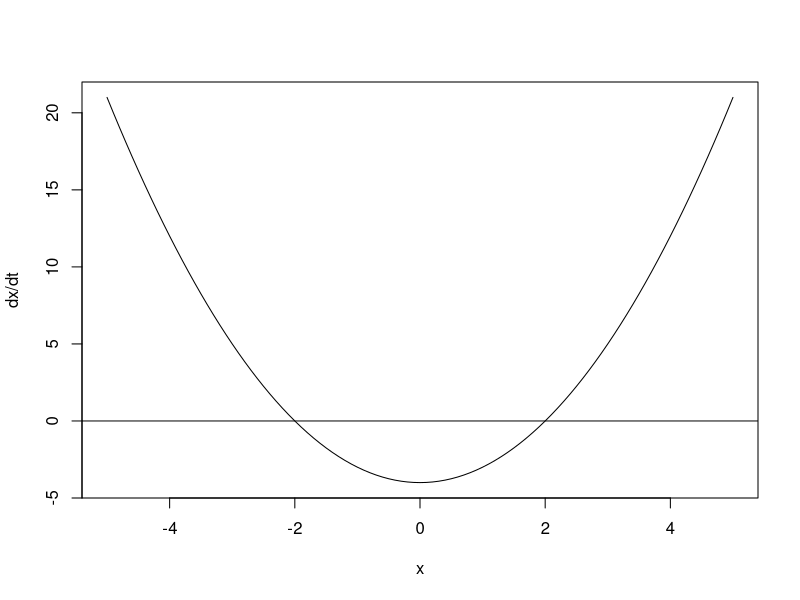
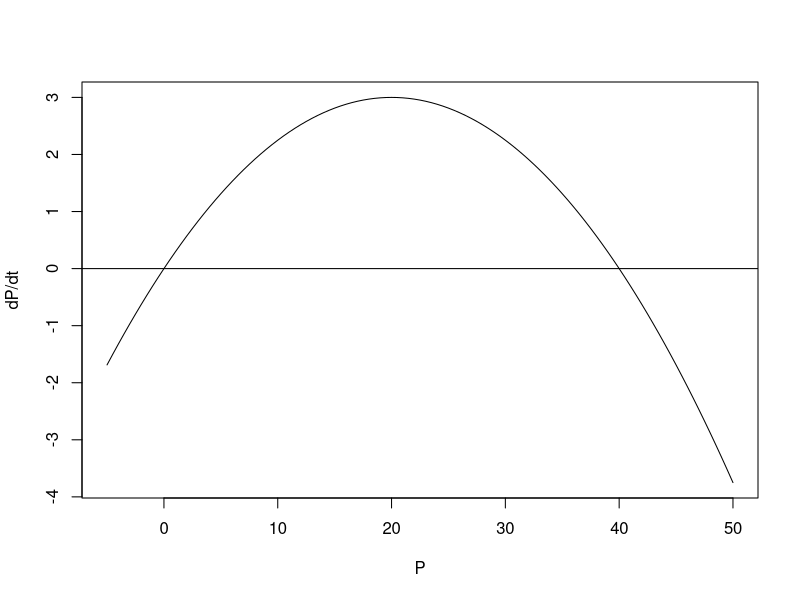
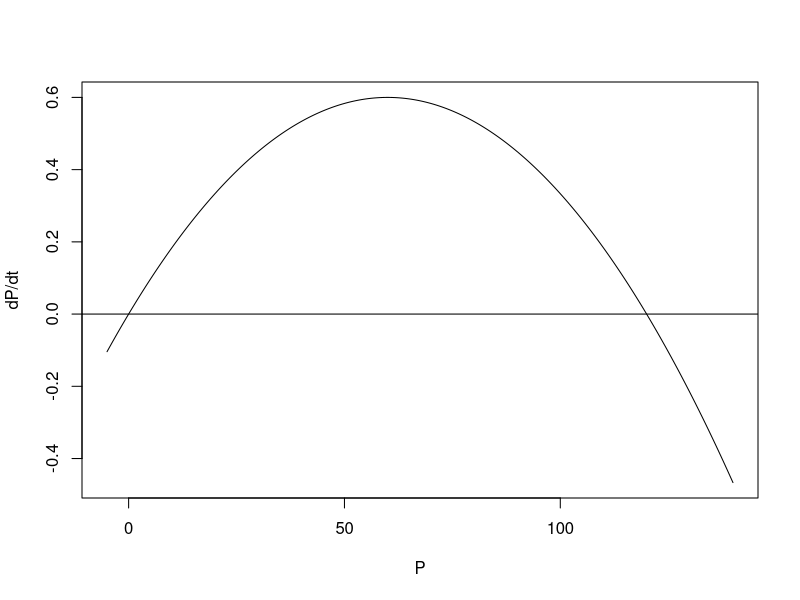
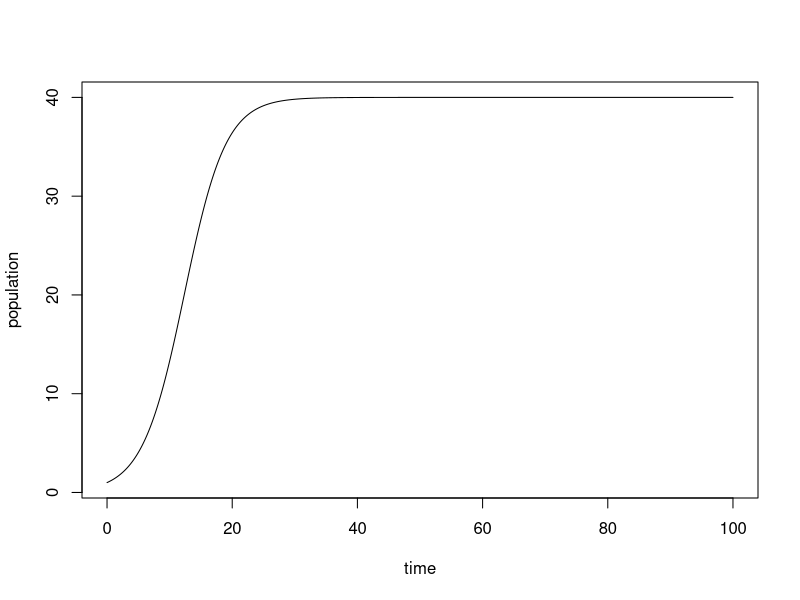
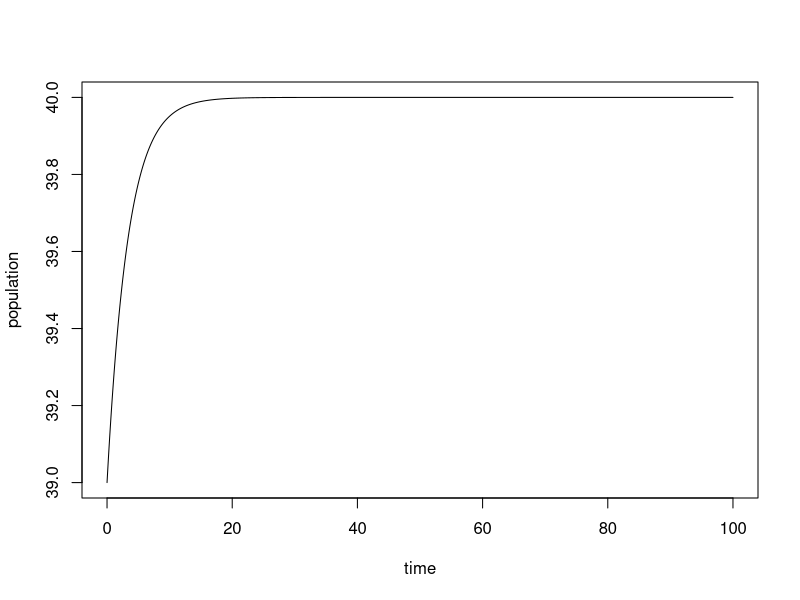
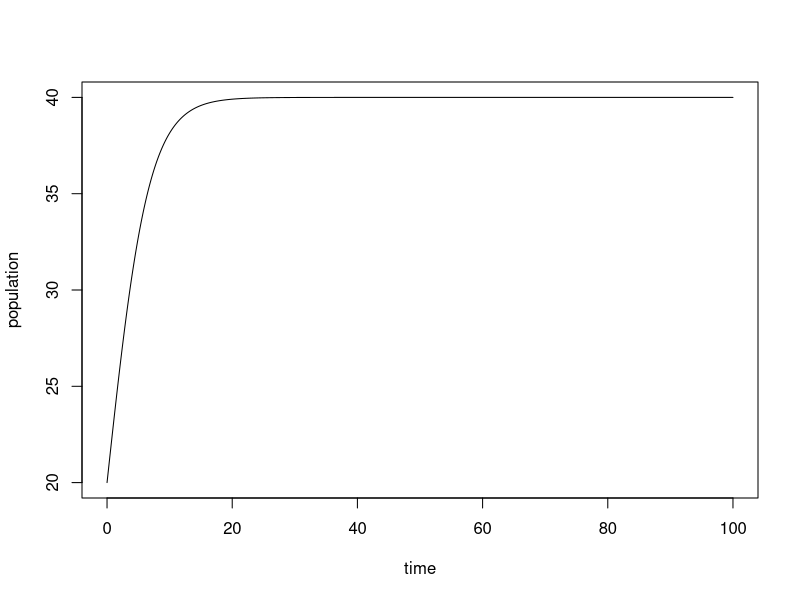
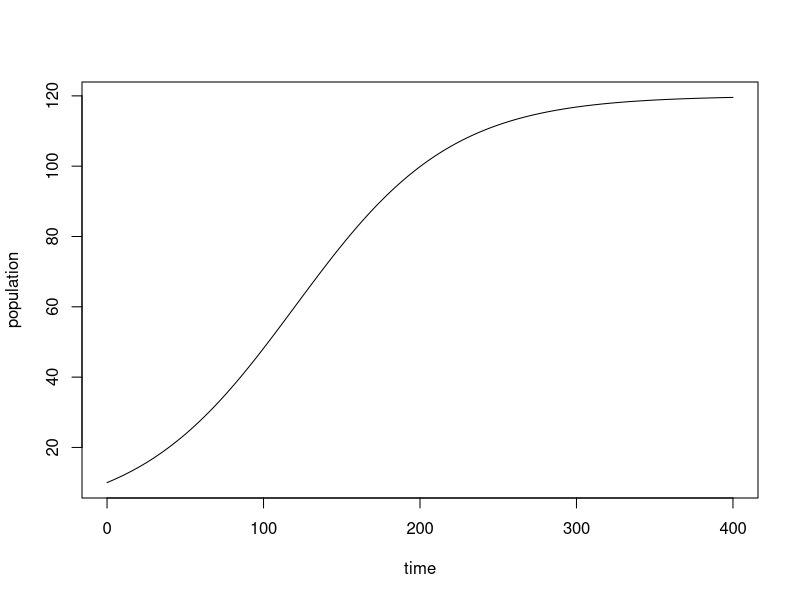
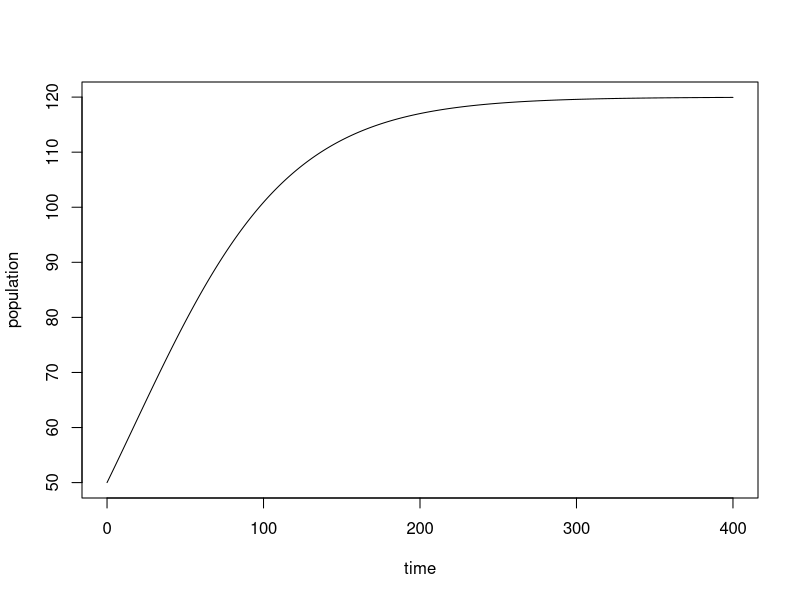

Source code (R) for these figures, in order:
## ---- chunk 1
# Define the function:
DefFunk <- function (x,a,b){
  ans <- a*x^2-b
  return(ans)
}  
a <- 1
b <- 4
x<-seq(-5,5,0.1) # define the array of values of x
y<-DefFunk(x,a,b) # calculate the values of y using a function
plot(x,y,t="l",xlab="x", ylab="dx/dt") # plot the function
abline(0,0) # draw a line for y=0
## ---- chunk 2
pop.fun <- function(r,x,k){
  ans <- r*x*(1-x/k)
  return(ans)
}
r <- 0.3
K <- 40
x <- seq(-5, 50, 0.5) 
y <- pop.fun(r,x,K)
plot(x,y,t="l",xlab="P", ylab="dP/dt")
abline(0,0)
## ---- chunk 3
r <- 0.02
K <- 120
x <- seq(-5, 140, 0.5) 
y <- pop.fun(r,x,K)
plot(x,y,t="l",xlab="P", ylab="dP/dt")
abline(0,0)
## ---- chunk 4
r <- 0.3
K <- 40
dt <- 0.1
Tmax <- 100
Nstep <- Tmax/dt
t <- dt*(0:Nstep)
x <- rep(0, Nstep+1)
x[1] <- 1
for (i in 1:Nstep){
  x[i+1] <- x[i] + dt*pop.fun(r,x[i],K)
}
plot(t,x, type="l", ylab="population", xlab="time")

x <- rep(0, Nstep+1)
x[1] <- 39
for (i in 1:Nstep){
  x[i+1] <- x[i] + dt*pop.fun(r,x[i],K)
}
plot(t,x, type="l", ylab="population", xlab="time")

x <- rep(0, Nstep+1)
x[1] <- 20
for (i in 1:Nstep){
  x[i+1] <- x[i] + dt*pop.fun(r,x[i],K)
}
plot(t,x, type="l", ylab="population", xlab="time")
## ---- chunk 5
r <- 0.02
K <- 120
dt <- 0.1
Tmax <- 400
Nstep <- Tmax/dt
t <- dt*(0:Nstep)
x <- rep(0, Nstep+1)
x[1] <- 10
for (i in 1:Nstep){
  x[i+1] <- x[i] + dt*pop.fun(r,x[i],K)
}
plot(t,x, type="l", ylab="population", xlab="time")

x <- rep(0, Nstep+1)
x[1] <- 50
for (i in 1:Nstep){
  x[i+1] <- x[i] + dt*pop.fun(r,x[i],K)
}
plot(t,x, type="l", ylab="population", xlab="time")

x <- rep(0, Nstep+1)
x[1] <- 150
for (i in 1:Nstep){
  x[i+1] <- x[i] + dt*pop.fun(r,x[i],K)
}
plot(t,x, type="l", ylab="population", xlab="time")
## ---- chunk 6
r <- 0.3
K <- 40
dt <- 0.5
Tmax <- 100
Nstep <- Tmax/dt
t <- dt*(0:Nstep)
x <- rep(0, Nstep+1)
x[1] <- 1
for (i in 1:Nstep){
  x[i+1] <- x[i] + dt*pop.fun(r,x[i],K)
}
plot(t,x, type="l", ylab="population", xlab="time")

dt <- 1
Tmax <- 100
Nstep <- Tmax/dt
t <- dt*(0:Nstep)
x <- rep(0, Nstep+1)
x[1] <- 1
for (i in 1:Nstep){
  x[i+1] <- x[i] + dt*pop.fun(r,x[i],K)
}
plot(t,x, type="l", ylab="population", xlab="time")

dt <- 2
Tmax <- 100
Nstep <- Tmax/dt
t <- dt*(0:Nstep)
x <- rep(0, Nstep+1)
x[1] <- 1
for (i in 1:Nstep){
  x[i+1] <- x[i] + dt*pop.fun(r,x[i],K)
}
plot(t,x, type="l", ylab="population", xlab="time")

dt <- 3
Tmax <- 100
Nstep <- Tmax/dt
t <- dt*(0:Nstep)
x <- rep(0, Nstep+1)
x[1] <- 1
for (i in 1:Nstep){
  x[i+1] <- x[i] + dt*pop.fun(r,x[i],K)
}
plot(t,x, type="l", ylab="population", xlab="time")

dt <- 4
Tmax <- 100
Nstep <- Tmax/dt
t <- dt*(0:Nstep)
x <- rep(0, Nstep+1)
x[1] <- 1
for (i in 1:Nstep){
  x[i+1] <- x[i] + dt*pop.fun(r,x[i],K)
}
plot(t,x, type="l", ylab="population", xlab="time")

dt <- 5
Tmax <- 100
Nstep <- Tmax/dt
t <- dt*(0:Nstep)
x <- rep(0, Nstep+1)
x[1] <- 1
for (i in 1:Nstep){
  x[i+1] <- x[i] + dt*pop.fun(r,x[i],K)
}
plot(t,x, type="l", ylab="population", xlab="time")

dt <- 6
Tmax <- 100
Nstep <- Tmax/dt
t <- dt*(0:Nstep)
x <- rep(0, Nstep+1)
x[1] <- 1
for (i in 1:Nstep){
  x[i+1] <- x[i] + dt*pop.fun(r,x[i],K)
}
plot(t,x, type="l", ylab="population", xlab="time")

dt <- 7
Tmax <- 100
Nstep <- Tmax/dt
t <- dt*(0:Nstep)
x <- rep(0, Nstep+1)
x[1] <- 1
for (i in 1:Nstep){
  x[i+1] <- x[i] + dt*pop.fun(r,x[i],K)
}
plot(t,x, type="l", ylab="population", xlab="time")

dt <- 8
Tmax <- 100
Nstep <- Tmax/dt
t <- dt*(0:Nstep)
x <- rep(0, Nstep+1)
x[1] <- 1
for (i in 1:Nstep){
  x[i+1] <- x[i] + dt*pop.fun(r,x[i],K)
}
plot(t,x, type="l", ylab="population", xlab="time")

dt <- 9
Tmax <- 100
Nstep <- Tmax/dt
t <- dt*(0:Nstep)
x <- rep(0, Nstep+1)
x[1] <- 1
for (i in 1:Nstep){
  x[i+1] <- x[i] + dt*pop.fun(r,x[i],K)
}
plot(t,x, type="l", ylab="population", xlab="time")

dt <- 10
Tmax <- 100
Nstep <- Tmax/dt
t <- dt*(0:Nstep)
x <- rep(0, Nstep+1)
x[1] <- 1
for (i in 1:Nstep){
  x[i+1] <- x[i] + dt*pop.fun(r,x[i],K)
}
plot(t,x, type="l", ylab="population", xlab="time")

dt <- 11
Tmax <- 100
Nstep <- Tmax/dt
t <- dt*(0:Nstep)
x <- rep(0, Nstep+1)
x[1] <- 1
for (i in 1:Nstep){
  x[i+1] <- x[i] + dt*pop.fun(r,x[i],K)
}
plot(t,x, type="l", ylab="population", xlab="time")

## ---- chunk 7
epid.fun <- function(x,b,g){
  ans <- b*x*(1-x) - g*x
  return(ans)
}
b <- 0.1
g <- 0.03
x <- seq(0,1,0.01)
y <- epid.fun(x,b,g)
plot(x,y, type="l", ylab="dI/dt", xlab="I")
abline(0,0)
## ---- chunk 8
b <- 0.1
g <- 0.5
x <- seq(0,1,0.01)
y <- epid.fun(x,b,g)
plot(x,y, type="l", ylab="dI/dt", xlab="I")
abline(0,0)
## ---- chunk 9
b <- 0.1
g <- 0.03
dt <- 0.1
Tmax <- 200
Nstep <- Tmax/dt
t <- dt*(0:Nstep)
x <- rep(0, Nstep+1)
x[1] <- 0.01
for (i in 1:Nstep){
  x[i+1] <- x[i] + dt*epid.fun(x[i],b,g)
}
plot(t,x, type="l", ylab="population", xlab="time")

x <- rep(0, Nstep+1)
x[1] <- 0.8
for (i in 1:Nstep){
  x[i+1] <- x[i] + dt*epid.fun(x[i],b,g)
}
plot(t,x, type="l", ylab="population", xlab="time")

x <- rep(0, Nstep+1)
x[1] <- 0.5
for (i in 1:Nstep){
  x[i+1] <- x[i] + dt*epid.fun(x[i],b,g)
}
plot(t,x, type="l", ylab="population", xlab="time")
## ---- chunk 10
b <- 0.1
g <- 0.5
dt <- 0.1
Tmax <- 200
Nstep <- Tmax/dt
t <- dt*(0:Nstep)
x <- rep(0, Nstep+1)
x[1] <- 0.01
for (i in 1:Nstep){
  x[i+1] <- x[i] + dt*epid.fun(x[i],b,g)
}
plot(t,x, type="l", ylab="population", xlab="time")

x <- rep(0, Nstep+1)
x[1] <- 0.8
for (i in 1:Nstep){
  x[i+1] <- x[i] + dt*epid.fun(x[i],b,g)
}
plot(t,x, type="l", ylab="population", xlab="time")

x <- rep(0, Nstep+1)
x[1] <- 0.5
for (i in 1:Nstep){
  x[i+1] <- x[i] + dt*epid.fun(x[i],b,g)
}
plot(t,x, type="l", ylab="population", xlab="time")
## ---- chunk 11
b <- 0.1
g <- 0.3
dt <- 0.1
Tmax <- 500
Nstep <- Tmax/dt
t <- dt*(0:Nstep)
x <- rep(0, Nstep+1)
x[1] <- 0.01
for (i in 1:Nstep){
  x[i+1] <- x[i] + dt*epid.fun(x[i],b,g)
}
plot(t,x, type="l", ylab="population", xlab="time")

g <- 0.25
x <- rep(0, Nstep+1)
x[1] <- 0.01
for (i in 1:Nstep){
  x[i+1] <- x[i] + dt*epid.fun(x[i],b,g)
}
plot(t,x, type="l", ylab="population", xlab="time")

g <- 0.2
x <- rep(0, Nstep+1)
x[1] <- 0.01
for (i in 1:Nstep){
  x[i+1] <- x[i] + dt*epid.fun(x[i],b,g)
}
plot(t,x, type="l", ylab="population", xlab="time")

g <- 0.15
x <- rep(0, Nstep+1)
x[1] <- 0.01
for (i in 1:Nstep){
  x[i+1] <- x[i] + dt*epid.fun(x[i],b,g)
}
plot(t,x, type="l", ylab="population", xlab="time")

g <- 0.1
x <- rep(0, Nstep+1)
x[1] <- 0.01
for (i in 1:Nstep){
  x[i+1] <- x[i] + dt*epid.fun(x[i],b,g)
}
plot(t,x, type="l", ylab="population", xlab="time")

g <- 0.05
x <- rep(0, Nstep+1)
x[1] <- 0.01
for (i in 1:Nstep){
  x[i+1] <- x[i] + dt*epid.fun(x[i],b,g)
}
plot(t,x, type="l", ylab="population", xlab="time")

g <- 0.04
x <- rep(0, Nstep+1)
x[1] <- 0.01
for (i in 1:Nstep){
  x[i+1] <- x[i] + dt*epid.fun(x[i],b,g)
}
plot(t,x, type="l", ylab="population", xlab="time")

g <- 0.03
x <- rep(0, Nstep+1)
x[1] <- 0.01
for (i in 1:Nstep){
  x[i+1] <- x[i] + dt*epid.fun(x[i],b,g)
}
plot(t,x, type="l", ylab="population", xlab="time")

g <- 0.02
x <- rep(0, Nstep+1)
x[1] <- 0.01
for (i in 1:Nstep){
  x[i+1] <- x[i] + dt*epid.fun(x[i],b,g)
}
plot(t,x, type="l", ylab="population", xlab="time")

g <- 0.01
x <- rep(0, Nstep+1)
x[1] <- 0.01
for (i in 1:Nstep){
  x[i+1] <- x[i] + dt*epid.fun(x[i],b,g)
}
plot(t,x, type="l", ylab="population", xlab="time")

g <- 0
x <- rep(0, Nstep+1)
x[1] <- 0.01
for (i in 1:Nstep){
  x[i+1] <- x[i] + dt*epid.fun(x[i],b,g)
}
plot(t,x, type="l", ylab="population", xlab="time")
